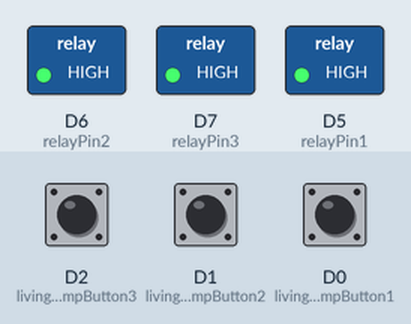
Simulated run of this sketch. Board: ESP8266 (NodeMCU). On the bench: switched loads named in the sketch (green lamp = pin HIGH). Inputs (shaded band) come from the test bench; at power-on: D2 (livingRoomLampButton3) HIGH, D1 (livingRoomLampButton2) HIGH, D0 (livingRoomLampButton1) HIGH. WiFi joins after 1.5 s; servers stay silent unless stated; what the sketch prints to the serial monitor is not drawn.

Above: at 2.7 s.
2.8 s: D2 (livingRoomLampButton3) pulled LOW for 0.15 s
At 2.87 s:
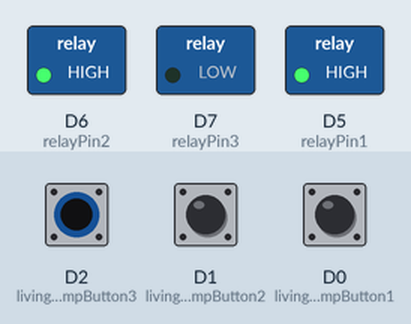
4.4 s: D1 (livingRoomLampButton2) pulled LOW for 0.15 s
At 4.47 s:
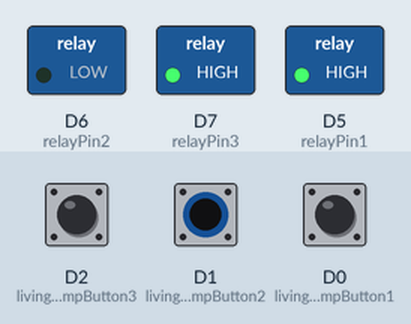
6.0 s: D0 (livingRoomLampButton1) pulled LOW for 0.15 s
At 6.07 s:
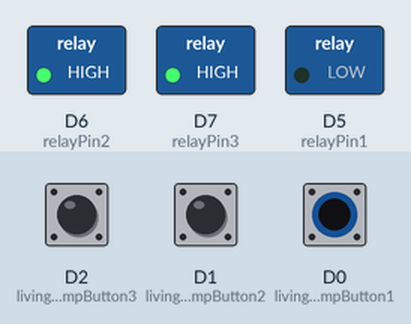
10.6 s: D2 (livingRoomLampButton3) pulled LOW for 3.2 s
At 11.4 s:
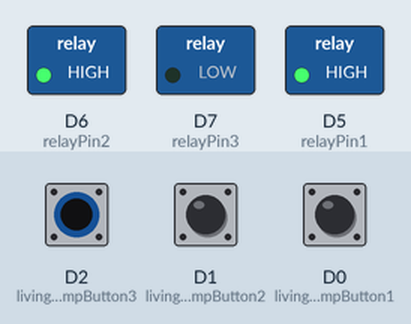
Timing chart, 0 to 15.3 s (numbered marks = the images above; inputs shaded):
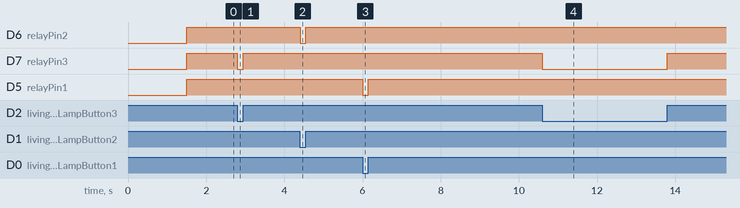

Measured:
- after the input at 2.8 s, D7 (relayPin3): HIGH → LOW at once, → HIGH 0.15 s later
- after the input at 4.4 s, D6 (relayPin2): HIGH → LOW at once, → HIGH 0.15 s later
- after the input at 6.0 s, D5 (relayPin1): HIGH → LOW at once, → HIGH 0.15 s later
- after the input at 10.6 s, D7 (relayPin3): HIGH → LOW at once, → HIGH 3.2 s later

The sketch:

ESP8266-control-livingroom-devices.ino
```cpp
/*
 *
 */

#include <Arduino.h>
#include <ESP8266WiFi.h>
#include <WebSocketsClient.h>

#define DEBUG_SERIAL Serial

WebSocketsClient webSocket;

const char *ssid = "Jo";
const char *password = "xxxxxxxx";

unsigned long messageInterval = 5000;
bool connected = false;

void setup()
{
  setupLivingRoomInputOutpt();

  DEBUG_SERIAL.begin(115200);
  DEBUG_SERIAL.printf("try to connect to the wifi");

  WiFi.begin(ssid, password);

  while (WiFi.status() != WL_CONNECTED)
  {
    delay(500);
    Serial.print(".");
  }
  DEBUG_SERIAL.print("Local IP: ");
  DEBUG_SERIAL.println(WiFi.localIP());
  // server address, port and URL
  webSocket.begin("192.168.1.5", 8080, "/connect");
  webSocket.setAuthorization("esp", "password");
  // event handler
  webSocket.onEvent(webSocketEvent);
}

void loop()
{
  webSocket.loop();

  livingRoom();
}
```

ESP8266WebsocketEvent.ino
```cpp
void webSocketEvent(WStype_t type, uint8_t *payload, size_t length)
{
    switch (type)
    {
    case WStype_DISCONNECTED:
        DEBUG_SERIAL.printf("[WSc] Disconnected!\n");
        break;

    case WStype_CONNECTED:
        DEBUG_SERIAL.printf("[WSc] Connected to url: %s\n", payload);
        break;

    case WStype_TEXT:
    {
        String str = (char *)payload;
        Serial.println(str);
        int index = str.indexOf(":");
        String room = str.substring(0, index);
        if (room.equals("livingRoom"))
        {
            String device = str.substring(index + 1, str.length());
            livingRoom(device);
        }


        DEBUG_SERIAL.printf("[WSc] RESPONSE: %s\n", str);
    }
    break;
    }
}
```

livingRoom.ino
```cpp
// GPIO2 input pins
uint8_t livingRoomLampButton1 = D0;
uint8_t livingRoomLampButton2 = D1;
uint8_t livingRoomLampButton3 = D2;


// GPIO2 output pins
uint8_t relayPin1 = D5;
uint8_t relayPin2 = D6;
uint8_t relayPin3 = D7;


int previuseStateLivingRoomButton1 = 0;
int previuseStateLivingRoomButton2 = 0;
int previuseStateLivingRoomButton3 = 0;

void setupLivingRoomInputOutpt()
{
  DEBUG_SERIAL.printf("setup livingroom input ,outpit pins\n");
  // Set output pins
  pinMode(relayPin1, OUTPUT);
  pinMode(relayPin2, OUTPUT);
  pinMode(relayPin3, OUTPUT);
  // Set input pins
  pinMode(livingRoomLampButton1, INPUT);
  pinMode(livingRoomLampButton2, INPUT);
  pinMode(livingRoomLampButton3, INPUT);
}
void livingRoom()
{
  livingRoomButton1();
  livingRoomButton2();
  livingRoomButton3();
}

/*
 * manage livingroom button 1
 */
void livingRoomButton1()
{
  int currentState = digitalRead(livingRoomLampButton1);
  if (currentState == 0)
  {
    if (previuseStateLivingRoomButton1 != currentState)
    {
      Serial.println("button 1 not clicked");
      webSocket.sendTXT("livingRoom:lamp1:0");
      digitalWrite(relayPin1, LOW);
    }
  }
  else
  {

    if (previuseStateLivingRoomButton1 != currentState)
    {
      Serial.println("button 1 clicked");
      webSocket.sendTXT("livingRoom:lamp1:1");
      digitalWrite(relayPin1, HIGH);
    }
  }
  previuseStateLivingRoomButton1 = currentState;
}
/*
 * manage livingroom button 2
 */
void livingRoomButton2()
{
  int currentState = digitalRead(livingRoomLampButton2);
  if (currentState == 0)
  {

    if (previuseStateLivingRoomButton2 != currentState)
    {
      Serial.println("button 2 not clicked");
      webSocket.sendTXT("livingRoom:lamp2:0");
      digitalWrite(relayPin2, LOW);
    }
  }
  else
  {

    if (previuseStateLivingRoomButton2 != currentState)
    {
      Serial.println("button 2 clicked");
      webSocket.sendTXT("livingRoom:lamp2:1");
      digitalWrite(relayPin2, HIGH);
    }
  }
  previuseStateLivingRoomButton2 = currentState;
}
/*
 * manage livingroom button 3
 */
void livingRoomButton3()
{
  int currentState = digitalRead(livingRoomLampButton3);
  if (currentState == 0)
  {


    if (previuseStateLivingRoomButton3 != currentState)
    {
      Serial.println("button 3 not clicked");
      webSocket.sendTXT("livingRoom:lamp3:0");
      digitalWrite(relayPin3, LOW);
    }
  }
  else
  {


    if (previuseStateLivingRoomButton3 != currentState)
    {
      Serial.println("button 3 clicked");
      webSocket.sendTXT("livingRoom:lamp3:1");
      digitalWrite(relayPin3, HIGH);
    }
  }
  previuseStateLivingRoomButton3 = currentState;
}


void livingRoom(String str)
{
  int index = str.indexOf(":");
  String led = str.substring(0, index);
  int outputStatus = str.substring(index + 1, str.length()).toInt();

  if (led.equals("lamp1"))
  {
    DEBUG_SERIAL.printf("[lamp1] RESPONSE: %s\n", led);
    if (outputStatus == 0)
      digitalWrite(relayPin1, LOW);
    else
      digitalWrite(relayPin1, HIGH);
  }
  else if (led.equals("lamp2"))
  {
    DEBUG_SERIAL.printf("[lamp1] RESPONSE: %s\n", led);
    if (outputStatus == 0)
      digitalWrite(relayPin2, LOW);
    else
      digitalWrite(relayPin2, HIGH);
  }
  else if (led.equals("lamp3"))
  {
    DEBUG_SERIAL.printf("[lamp1] RESPONSE: %s\n", led);
    if (outputStatus == 0)
      digitalWrite(relayPin3, LOW);
    else
      digitalWrite(relayPin3, HIGH);
  }
}
```
